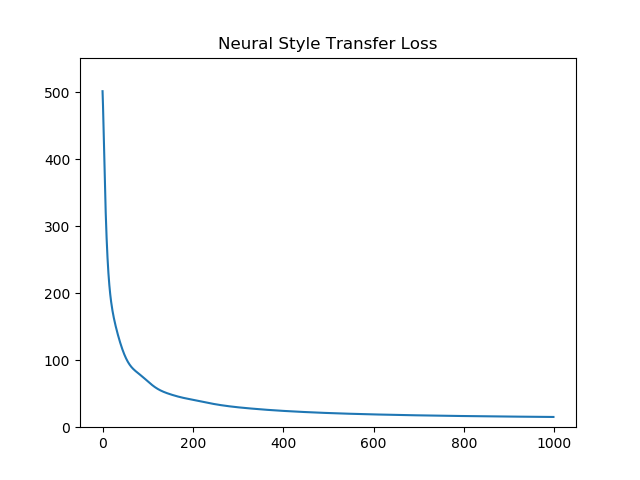

The script that saved this image:
import numpy as np
import cv2
import matplotlib.pyplot as plt

import tensorflow as tf
from tensorflow.keras import models
from tensorflow.keras.optimizers import Adam
from tensorflow.keras.preprocessing import image
from tensorflow.keras.applications.vgg16 import VGG16
from tensorflow.keras.applications.vgg16 import preprocess_input

# images
STYLE_IMAGE_PATH = "./Vassily_Kandinsky,_1913_-_Composition_7.jpg"
CONTENT_IMAGE_PATH = "./Oscar.jpg"

# constants
LR = 0.2
EPOCHS = 1000
IMAGE_SIZE = (396, 396)
CONTENT_LAYER = 9
CONTENT_WEIGHT = 0.2
STYLE_LAYERS = [1, 4, 7, 12]
STYLE_WEIGHTS = [0.125, 0.125, 0.5, 0.25]


def read_image(path):
    # read image and convert to tf tensor and resize
    max_dim = 512
    img = tf.io.read_file(path)
    img = tf.image.decode_image(img, channels=3)
    img = tf.image.convert_image_dtype(img, tf.float32)

    shape = tf.cast(tf.shape(img)[:-1], tf.float32)
    long_dim = max(shape)
    scale = max_dim / long_dim

    new_shape = tf.cast(shape * scale, tf.int32)

    img = tf.image.resize(img, new_shape)
    img = img[tf.newaxis, :]
    return img


def deprocess(x):
    x *= 255
    x = np.clip(x, 0, 255).astype("uint8")
    return x


def calc_content_loss(input_tensor):
    loss_value = loss(input_tensor, content_outputs)
    normalizer = 1.0
    return loss_value / (normalizer ** 2)


def loss(y, y_hat):
    return tf.reduce_mean(tf.math.squared_difference(y, y_hat))


def gram_matrix(input_tensor):
    result = tf.linalg.einsum('bijc,bijd->bcd', input_tensor, input_tensor)
    input_shape = tf.shape(input_tensor)
    normalizer = tf.cast(input_shape[1]*input_shape[2], tf.float32)
    return result/(normalizer)


def calc_style_loss(target_outputs):
    style_loss = tf.add_n([tf.reduce_mean((style_output[k] - target_output[k])**2) * STYLE_WEIGHTS[k]
                           for k, v in enumerate(style_output)])
    return style_loss


def clip_0_1(image):
    return tf.clip_by_value(image, clip_value_min=0.0, clip_value_max=1.0)


if __name__ == "__main__":
    print(f"Runing TensorFlow version {tf.__version__}")

    # read in images
#    cv2.imshow("Style Image", cv2.imread(STYLE_IMAGE_PATH))
    style_image = read_image(STYLE_IMAGE_PATH)
    style_image = tf.image.resize(style_image, IMAGE_SIZE)

#    cv2.imshow("Content Image", cv2.imread(CONTENT_IMAGE_PATH))
    content_image = read_image(CONTENT_IMAGE_PATH)
    content_image = tf.image.resize(content_image, IMAGE_SIZE)

    # initialise image
    target = np.random.random((IMAGE_SIZE[0], IMAGE_SIZE[1], 3))
#    cv2.imshow("Initialized Target", target)
    target = tf.image.convert_image_dtype(target, tf.float32)
    target = target[tf.newaxis, :]

    # THIS IS SO IMPORTANT !!
    target = tf.Variable(tf.cast(target, tf.float32))

    # load vgg16 and set layer
    vgg = VGG16(input_shape=(IMAGE_SIZE[0], IMAGE_SIZE[1], 3),
                weights='imagenet', include_top=False)
    vgg.trainable = False
    print(vgg.summary())

    content_model = models.Model(
        inputs=vgg.inputs, outputs=vgg.layers[CONTENT_LAYER].output)
    print(f"Content layer {content_model.layers[CONTENT_LAYER].name}")

    names = [vgg.layers[l].name for l in STYLE_LAYERS]
    print(f"Style layers : {names}")
    style_model = models.Model(inputs=vgg.inputs,
                               outputs=[vgg.get_layer(name).output for name in names])

    # To save computational time, since this is static calculate only once
    content_outputs = content_model(content_image)
    style_outputs = style_model(style_image)
    style_output = [gram_matrix(output) for output in style_outputs]

    # define the optimizer
    opt = Adam(learning_rate=LR, beta_1=0.99, epsilon=1e-1)

    # Training loop
    losses = []
    grads = []
    print(f"Training on {EPOCHS} epochs")
    for i in range(1, EPOCHS):
        # get content loss
        with tf.GradientTape() as tape:
            target_output = style_model(target)
            target_output = [gram_matrix(output) for output in target_output]
            style_loss_value = calc_style_loss(target_output)

            target_output = content_model(target)
            content_loss_value = calc_content_loss(target_output)

            total_loss = CONTENT_WEIGHT * content_loss_value + \
                (1-CONTENT_WEIGHT) * style_loss_value

        losses.append(total_loss)

        # calculate gradient and update target
        grad = tape.gradient(total_loss, [target])
        grads.append(grad)
        opt.apply_gradients(zip(grad, [target]))
        target.assign(clip_0_1(target))

        # rule - reporting
        if i % 100 == 0:
            print(f"Iteration {i}:")
            print(f"\tContent Loss {np.round(content_loss_value.numpy(), 4)}")
            print(f"\tStyle Loss {np.round(style_loss_value.numpy(), 4)}")
            print(f"\tTotal loss {np.round(total_loss.numpy(), 4)}")

        if i % 1000 == 0:
            LR = LR / 10
            print(f"Learning Rate set to {LR}")
            opt = Adam(learning_rate=LR, beta_1=0.99, epsilon=1e-1)

    # show finalised image
    target = tf.convert_to_tensor(target).numpy()
    target = deprocess(target[0])
    print(f"target shape {target.shape}")
    cv2.imshow("Finalised Target", target)
    cv2.imwrite("./target.jpg", target)

    cv2.waitKey(0)
    cv2.destroyAllWindows()

    plt.plot(range(len(losses)), losses, label="Losses from content")
    plt.title("Neural Style Transfer Loss")
    plt.ylim(0, np.max(losses)*1.1)
    plt.savefig("./NST.png")
    plt.show()

    print("** Done **")
